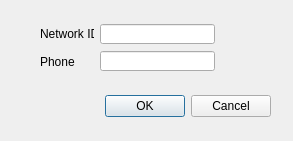
<?xml version="1.0" encoding="UTF-8"?>
<ui version="4.0">
 <class>Dialog</class>
 <widget class="QDialog" name="Dialog">
  <property name="geometry">
   <rect>
    <x>0</x>
    <y>0</y>
    <width>293</width>
    <height>141</height>
   </rect>
  </property>
  <property name="windowTitle">
   <string>Register Network ID</string>
  </property>
  <widget class="QDialogButtonBox" name="buttonBox">
   <property name="geometry">
    <rect>
     <x>40</x>
     <y>90</y>
     <width>231</width>
     <height>32</height>
    </rect>
   </property>
   <property name="orientation">
    <enum>Qt::Horizontal</enum>
   </property>
   <property name="standardButtons">
    <set>QDialogButtonBox::Cancel|QDialogButtonBox::Ok</set>
   </property>
  </widget>
  <widget class="QLineEdit" name="editPhone">
   <property name="geometry">
    <rect>
     <x>100</x>
     <y>51</y>
     <width>115</width>
     <height>20</height>
    </rect>
   </property>
  </widget>
  <widget class="QLabel" name="label_2">
   <property name="geometry">
    <rect>
     <x>40</x>
     <y>24</y>
     <width>54</width>
     <height>20</height>
    </rect>
   </property>
   <property name="text">
    <string>Network ID</string>
   </property>
  </widget>
  <widget class="QLineEdit" name="editID">
   <property name="geometry">
    <rect>
     <x>100</x>
     <y>24</y>
     <width>115</width>
     <height>20</height>
    </rect>
   </property>
  </widget>
  <widget class="QLabel" name="label_3">
   <property name="geometry">
    <rect>
     <x>40</x>
     <y>50</y>
     <width>54</width>
     <height>23</height>
    </rect>
   </property>
   <property name="text">
    <string>Phone</string>
   </property>
  </widget>
 </widget>
 <resources/>
 <connections>
  <connection>
   <sender>buttonBox</sender>
   <signal>accepted()</signal>
   <receiver>Dialog</receiver>
   <slot>accept()</slot>
   <hints>
    <hint type="sourcelabel">
     <x>248</x>
     <y>254</y>
    </hint>
    <hint type="destinationlabel">
     <x>157</x>
     <y>274</y>
    </hint>
   </hints>
  </connection>
  <connection>
   <sender>buttonBox</sender>
   <signal>rejected()</signal>
   <receiver>Dialog</receiver>
   <slot>reject()</slot>
   <hints>
    <hint type="sourcelabel">
     <x>316</x>
     <y>260</y>
    </hint>
    <hint type="destinationlabel">
     <x>286</x>
     <y>274</y>
    </hint>
   </hints>
  </connection>
 </connections>
</ui>
